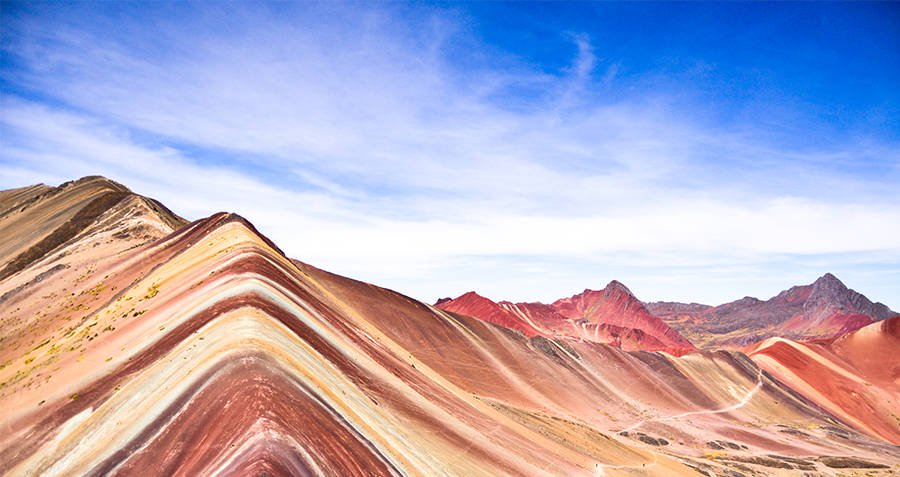
#> input picture features/yaro/fig1.jpg, 900 x 477 px
$ python sifft.py
#> lines starting #> are read from the running program, lines starting #| are printed output that depends on the picture
import cv2
import numpy as np


img = cv2.imread("fig1.jpg", cv2.IMREAD_GRAYSCALE)
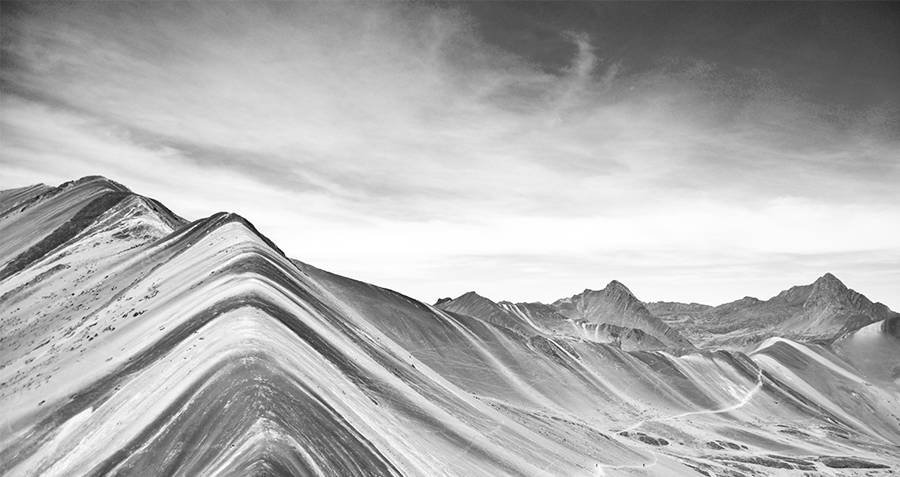
#> img: shape (477, 900); min 0, max 255, mean 175.8
sift = cv2.xfeatures2d.SIFT_create()
keypoints, descriptors = sift.detectAndCompute(img, None)
#> keypoints = 1793 keypoints; strongest (x, y, size): (135, 315, 2.5), (96, 335, 1.8), (282, 253, 3.1), (439, 300, 2)
img = cv2.drawKeypoints(img, keypoints, None)
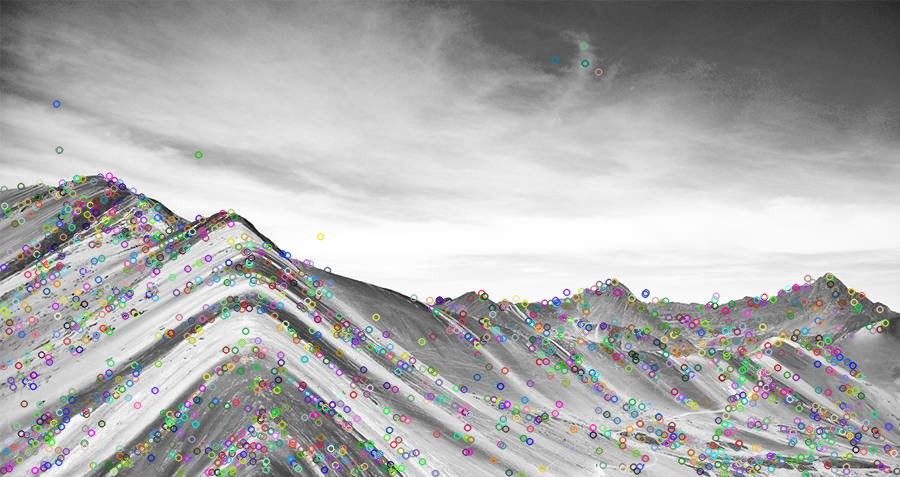
#> img: shape (477, 900, 3); mean of channels 0, 1, 2 173.2, 173.3, 173.4; drawn as B, G, R

cv2.imshow("Image", sift)
cv2.waitKey()
cv2.destroyAllWindows()
